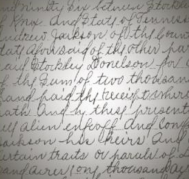
#> input picture Prova/Pratica 3 - Limiarizacao/imagem1.png, 189 x 179 px
$ python 'AULA 3 - 6 - limiarização multiníveis.py'
#> lines starting #> are read from the running program, lines starting #| are printed output that depends on the picture; after the words box and inside, x2 and y2 are one past the last pixel; in counts of white or black regions, pixels touching at a corner belong together
import cv2
import numpy as np

"""
O código implementa a técnica de limiarização multinível de Otsu em uma imagem em escala de cinza. Primeiro,
o histograma da imagem é calculado para obter a distribuição das intensidades de pixel. Em seguida, o algoritmo de
Otsu é aplicado para encontrar vários limiares que maximizam a variância interclasse entre os diferentes níveis de
intensidade. Esses limiares são usados para binarizar a imagem em múltiplas camadas, dividindo-a em regiões com
intensidades semelhantes. As imagens binarizadas resultantes são exibidas junto com a imagem original. Essa abordagem
permite uma segmentação mais refinada da imagem com base nas variações de intensidade de pixel.
"""


def multi_level_otsu_thresholding(img, num_thresholds):
    # Calcula o histograma da imagem
#> called with num_thresholds = 3
    hist = cv2.calcHist([img], [0], None, [256], [0, 256]).flatten()
#> hist = 256 values, max 511 at index 160, min 0 at index 0, mean 132.2

    # Calcula as probabilidades para cada intensidade de pixel
    hist_norm = hist / np.sum(hist)
#> hist_norm = 256 values, max 0.0151 at index 160, min 0 at index 0, mean 0.00391

    # Inicializa o vetor de limiares
    thresholds = np.zeros(num_thresholds, dtype=np.uint8)

    # Calcula os limiares usando o algoritmo de Otsu
    for i in range(num_thresholds):
        # Calcula a variância interclasse para cada intensidade de pixel
        interclass_variances = np.zeros_like(hist_norm)
        for t in range(1, len(hist_norm)):
            w0 = np.sum(hist_norm[:t])
            w1 = np.sum(hist_norm[t:])
            mean0 = np.sum(np.arange(t) * hist_norm[:t]) / max(1e-5, w0)
            mean1 = np.sum(np.arange(t, len(hist_norm)) * hist_norm[t:]) / max(1e-5, w1)
            interclass_variances[t] = w0 * w1 * (mean0 - mean1) ** 2

        # Encontra o limiar que maximiza a variância interclasse
        thresholds[i] = np.argmax(interclass_variances)

        # Atualiza o histograma normalizado excluindo a região em torno do limiar selecionado
        hist_norm[max(0, thresholds[i] - 10):min(255, thresholds[i] + 10)] = 0
#> after the loop, hist_norm = 256 values, max 0.0103 at index 144, min 0 at index 0, mean 0.00257; thresholds = [175, 167, 160]

    return thresholds


# Carrega a imagem
img = cv2.imread('imagem1.png', cv2.IMREAD_GRAYSCALE)

# Define o número de limiares desejado
num_thresholds = 3

# Aplica a limiarização multinível de Otsu
thresholds = multi_level_otsu_thresholding(img, num_thresholds)
#> thresholds = [175, 167, 160]

# Binariza a imagem usando os limiares obtidos
binary_images = [(img > threshold).astype(np.uint8) * 255 for threshold in thresholds]
#> binary_images = 3 items

# Exibe a imagem original e as imagens binarizadas
cv2.imshow('Original Image', img)
for i, binary_image in enumerate(binary_images):
    cv2.imshow(f'Binary Image {i + 1}', binary_image)
#> this loop made 3 passes
#> pass 1, `cv2.imshow(f'Binary Image {i + 1}', binary_image)`:
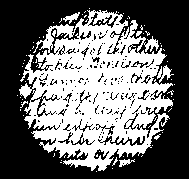
#> window 'Binary Image 1': shape (179, 189); 42.9% white; 74 white regions (69 under 20 px), largest, box (x1, y1, x2, y2) and area: (19, 10, 173, 171) 14015, (157, 65, 174, 83) 123, (63, 12, 80, 24) 82, (119, 159, 135, 167) 64, (136, 31, 142, 37) 23
#> pass 2, `cv2.imshow(f'Binary Image {i + 1}', binary_image)`:
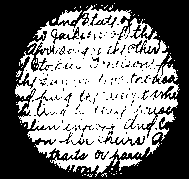
#> window 'Binary Image 2': shape (179, 189); 50.1% white; 214 black regions (192 under 20 px), largest, box (x1, y1, x2, y2) and area: (0, 0, 189, 179) 15287, (103, 136, 145, 146) 141, (51, 27, 79, 44) 123
cv2.waitKey(0)
cv2.destroyAllWindows()

$ run again, with Prova/Pratica 3 - Limiarizacao/wiki.png copied over Prova/Pratica 3 - Limiarizacao/imagem1.png
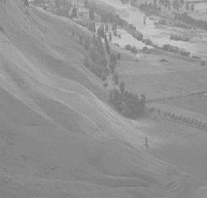
#> input picture Prova/Pratica 3 - Limiarizacao/wiki.png, 207 x 198 px
#> img is the input picture: shape (198, 207); min 114, max 208, mean 147
#> hist = 256 values, max 2463 at index 136, min 0 at index 0, mean 160.1
#> in multi_level_otsu_thresholding, `hist_norm = hist / np.sum(hist)`: hist_norm = 256 values, max 0.0601 at index 136, min 0 at index 0, mean 0.00391
#> after the loop in multi_level_otsu_thresholding, `for i in range(num_thresholds):`: hist_norm = 256 values, max 0.0105 at index 162, min 0 at index 0, mean 0.000523; thresholds = [152, 142, 132]
#> binary_images = 3 items
#> the loop `for i, binary_image in enumerate(binary_images):` made 3 passes
#> pass 1, `cv2.imshow(f'Binary Image {i + 1}', binary_image)`:
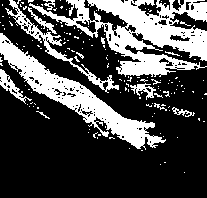
#> window 'Binary Image 1': shape (198, 207); 29.1% white; 152 white regions (138 under 20 px), largest, box (x1, y1, x2, y2) and area: (29, 0, 207, 77) 5800, (0, 33, 166, 150) 3865, (5, 0, 119, 93) 965
#> pass 2, `cv2.imshow(f'Binary Image {i + 1}', binary_image)`:
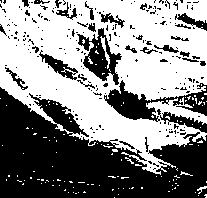
#> window 'Binary Image 2': shape (198, 207); 53.9% white; 223 black regions (193 under 20 px), largest, box (x1, y1, x2, y2) and area: (0, 87, 207, 198) 13464, (104, 80, 207, 122) 1566, (77, 28, 122, 85) 1046
